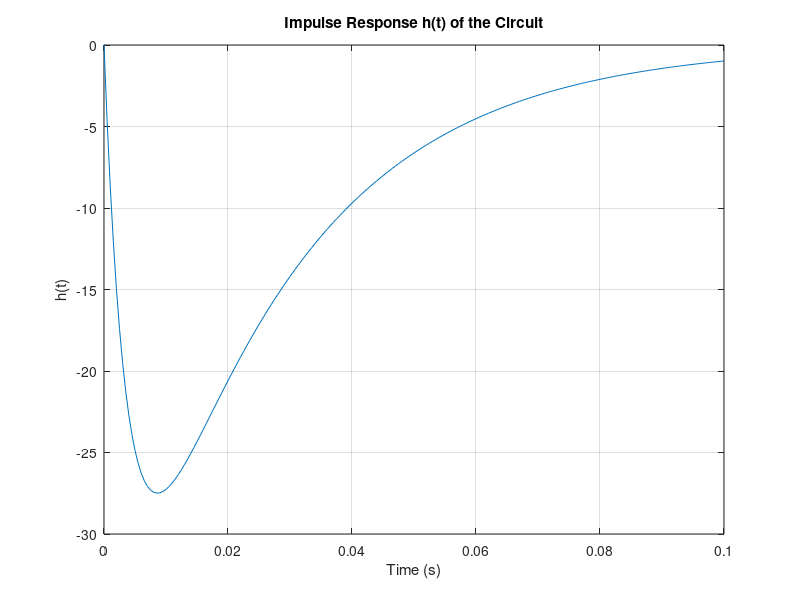

The MATLAB script that drew this image:
% Script M-file determines characteristic roots of op-amp circuit.
% Set component values:
R = [1e4, 1e4, 1e4]; C = [1e-6, 1e-6];
% Determine coefficients for characteristic equation:
A = [1, (1/R(1)+1/R(2)+1/R(3))/C(2), 1/(R(1)*R(2)*C(1)*C(2))];
% Determine characteristic roots:
lambda = roots(A);
poly(lambda)
lambda = roots(A)

R = [1e4, 1e4, 1e4]; C = [1e-9, 1e-6];
% Determine coefficients for characteristic equation:
A = [1, (1/R(1)+1/R(2)+1/R(3))/C(2), 1/(R(1)*R(2)*C(1)*C(2))];
% Determine characteristic roots:
lambda = roots(A);
poly(lambda)
lambda = roots(A)

%% A.2
R = [1e4, 1e4, 1e4]; C = [1e-6, 1e-6];
% Determine coefficients for characteristic equation:
A = [1, (1/R(1)+1/R(2)+1/R(3))/C(2), 1/(R(1)*R(2)*C(1)*C(2))];
% Determine characteristic roots:
lambda = roots(A);
t = [0:0.0005:0.1];
u = @(t) 1.0.*(t>=0);
h = @(t) (-44.7214.*exp(lambda(2).*t) + 44.7214.*exp(lambda(1).*t)).*(u(t));
plot(t,h(t));
xlabel('Time (s)');         % Label for x-axis
ylabel('h(t)');             % Label for y-axis
title('Impulse Response h(t) of the Circuit'); % Title for the plot
grid;

%% A.3
%Below shows new characteristic roots with C = [1e-9, 1e-6]
R = [1e4, 1e4, 1e4]; C = [1e-9, 1e-6];
A = [1, (1/R(1)+1/R(2)+1/R(3))/C(2), 1/(R(1)*R(2)*C(1)*C(2))];
lambda = roots(A);